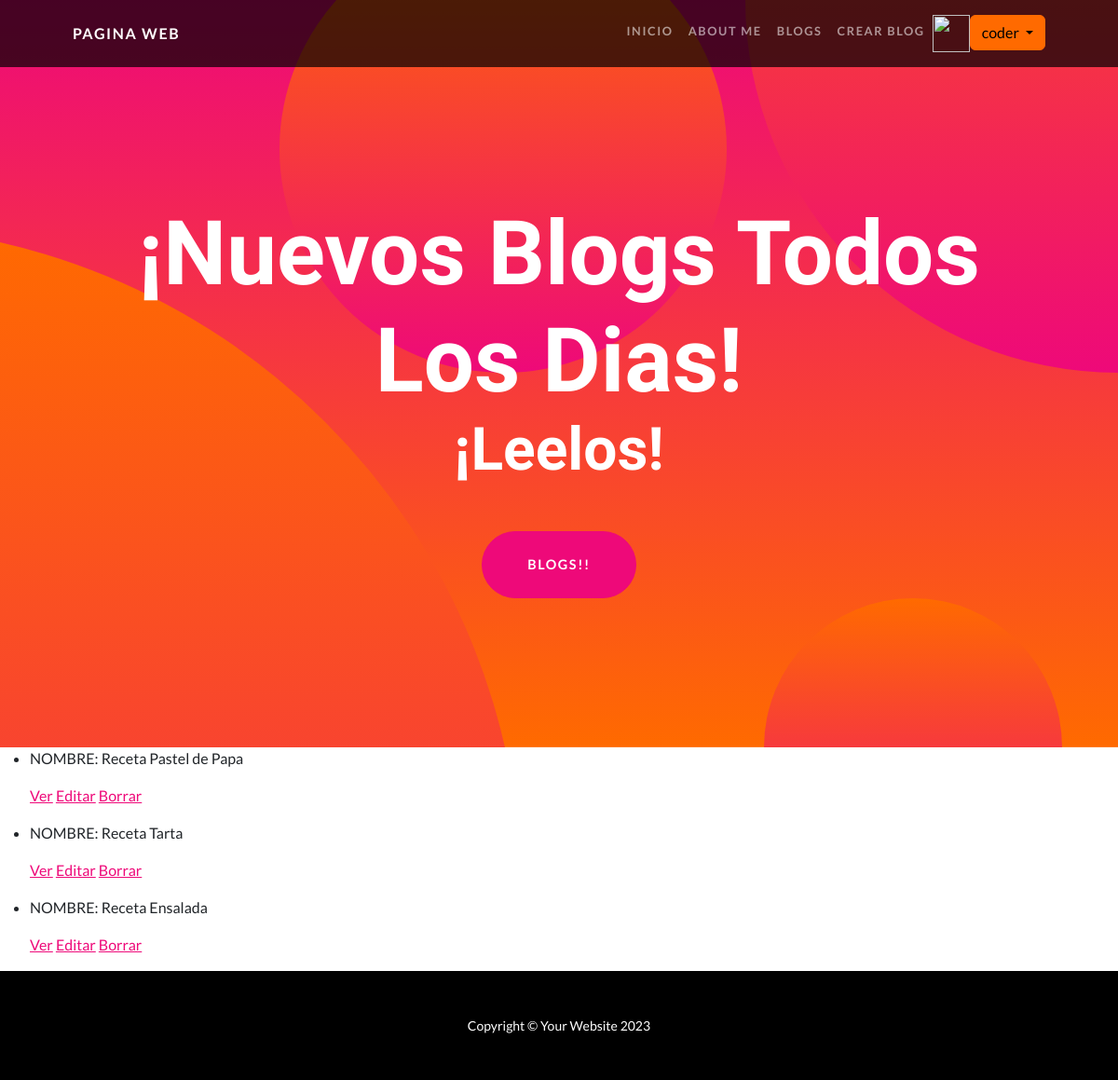
The app's page /blogs/list/ (signed in) with its own data.
### App/models.py (models this page shows)
class Blog(models.Model):
    titulo = models.CharField(max_length=30)
    subtitulo = models.CharField(max_length=200)
    cuerpo = models.CharField(max_length=1000000)
    autor = models.CharField(max_length=200)
    fecha = models.DateField(blank=True, null=True)
    imagen = models.ImageField(upload_to='blog_imagen', null=True)

### App/views.py (the view)
# urls.py: path("blogs/list/", BlogList.as_view(), name="List"),
class BlogList(LoginRequiredMixin, ListView):
      model = Blog
      template_name = "App/blogs_list.html"

### App/context_processors.py (called while the page is built)
def custom_user(request):
    context = auth(request)
    user = context["user"]
    if user.is_authenticated:
        imagen = Avatar.objects.filter(user=request.user.id)
        cant = len(imagen)
        if cant > 0:
            context["user_avatar"] = imagen[cant - 1]
        else:
            context["user_avatar"] = ""
    return context

### App/templates/App/blogs_list.html (shortened to what this page needs)
{% extends "App/padre.html" %}
{% load static %}
{% block section1 %}
<ul>
    {% for blog in object_list %}
    <li>
        <p>NOMBRE: {{ blog.titulo }}</p>
        <p>
            <a href="{% url 'Detail' blog.id %}">Ver</a>
            <a href="{% url 'Edit' blog.id %}">Editar</a>
            <a href="{% url 'Delete' blog.id %}">Borrar</a>
        </p>
    </li>
    {% endfor %}
</ul>
{% endblock %}

### App/templates/App/padre.html (shortened to what this page needs)
<!DOCTYPE html>
<html lang="en">
    <head>
        {% load static %}
        <link href="{% static 'app/css/styles.css' %}" rel="stylesheet" />
    </head>
    <body id="page-top">
        <nav class="navbar navbar-expand-lg navbar-dark navbar-custom fixed-top">
            <div class="container px-5">
                <a class="navbar-brand" href="{% url 'Inicio' %}">Pagina web</a>
                <div class="collapse navbar-collapse" id="navbarResponsive">
                    <ul class="navbar-nav ms-auto">
                        <li class="nav-item"><a class="nav-link" href="{% url 'Inicio' %}">Inicio</a></li>
                        <li class="nav-item"><a class="nav-link" href="{% url 'About' %}">About me</a></li>
                        <li class="nav-item"><a class="nav-link" href="{% url 'List' %}">Blogs</a></li>
                        <li class="nav-item"><a class="nav-link" href="{% url 'New' %}">Crear Blog</a></li>
                        {% if request.user.is_authenticated %}
                           {% if user_avatar %}
                             <img src= "{{ url }}"  style="height: 40px; width: 40px" alt="">
                           {% endif %}
                           <div class="dropdown">
                               <button class="btn btn-secondary dropdown-toggle" type="button" id="dropdownMenuButton1" data-bs-toggle="dropdown">
                                  {{ request.user.username }}
                               </button>
                           </div>
                        {% endif %}
                    </ul>
                </div>
            </div>
        </nav>
        <header class="masthead text-center text-white">
            <div class="masthead-content">
                <div class="container px-5">
                    <h1 class="masthead-heading mb-0">¡Nuevos Blogs Todos Los Dias!</h1>
                    <h2 class="masthead-subheading mb-0">¡Leelos!</h2>
                    <a class="btn btn-primary btn-xl rounded-pill mt-5" href="{% url 'List' %}">Blogs!!</a>
                </div>
            </div>
            <div class="bg-circle-1 bg-circle"></div>
            <div class="bg-circle-2 bg-circle"></div>
            <div class="bg-circle-3 bg-circle"></div>
            <div class="bg-circle-4 bg-circle"></div>
        </header>
        {% block section1 %}
        {% endblock %}
        <footer class="py-5 bg-black">
            <div class="container px-5"><p class="m-0 text-center text-white small">Copyright &copy; Your Website 2023</p></div>
        </footer>
    </body>
</html>

### records on screen
Blog: titulo "Receta Pastel de Papa"
Blog: titulo "Receta Tarta"
Blog: titulo "Receta Ensalada"

### other values on screen
{{ request.user.username }} "coder"
